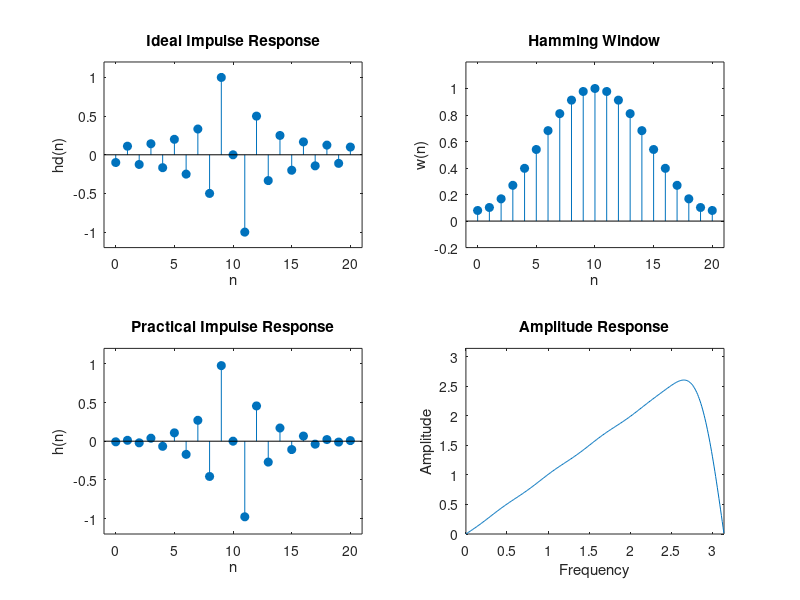

Write the MATLAB code that produced this figure.
clear all;
close all;
clc;
M=21; %Hamming Window Length=21 
tau=(M-1)/2; 
n=0:M-1; 
hd=((cos(pi*(n-tau)))./(n-tau))-((sin(pi*(n-tau)))./(pi*(n-tau).^2));  %manually calculated impulse response
hd(tau+1)=0;   %manually calculated using l'hopital's
whamm=hamming(M)';   %converted to column matrix for multiplication
h=hd.*whamm; 
w=0:0.01:pi; 
Hw=freqz(h,1,w); 
Hrw=exp(-j*(pi/2-10*w)).*Hw; %amplitude plotted using the function H(e^(jw))=Hr(e^jw)*exp(j(pi/2-tau*w))

subplot(2,2,1); 
stem(n,hd,'filled'); 
axis([-1 M -1.2 1.2]); 
xlabel('n'); 
ylabel('hd(n)'); 
title('Ideal Impulse Response'); 

subplot(2,2,2); 
stem(n,whamm,'filled'); 
axis([-1 M -0.2 1.2]); 
xlabel('n'); 
ylabel('w(n)'); 
title('Hamming Window'); 

subplot(2,2,3); 
stem(n,h,'filled'); 
axis([-1 M -1.2 1.2]); 
xlabel('n'); 
ylabel('h(n)'); 
title('Practical Impulse Response'); 

subplot(2,2,4); 
plot(w,Hrw); 
axis([0 pi 0 pi]); 
xlabel('Frequency'); 
ylabel('Amplitude'); 
title('Amplitude Response'); 
